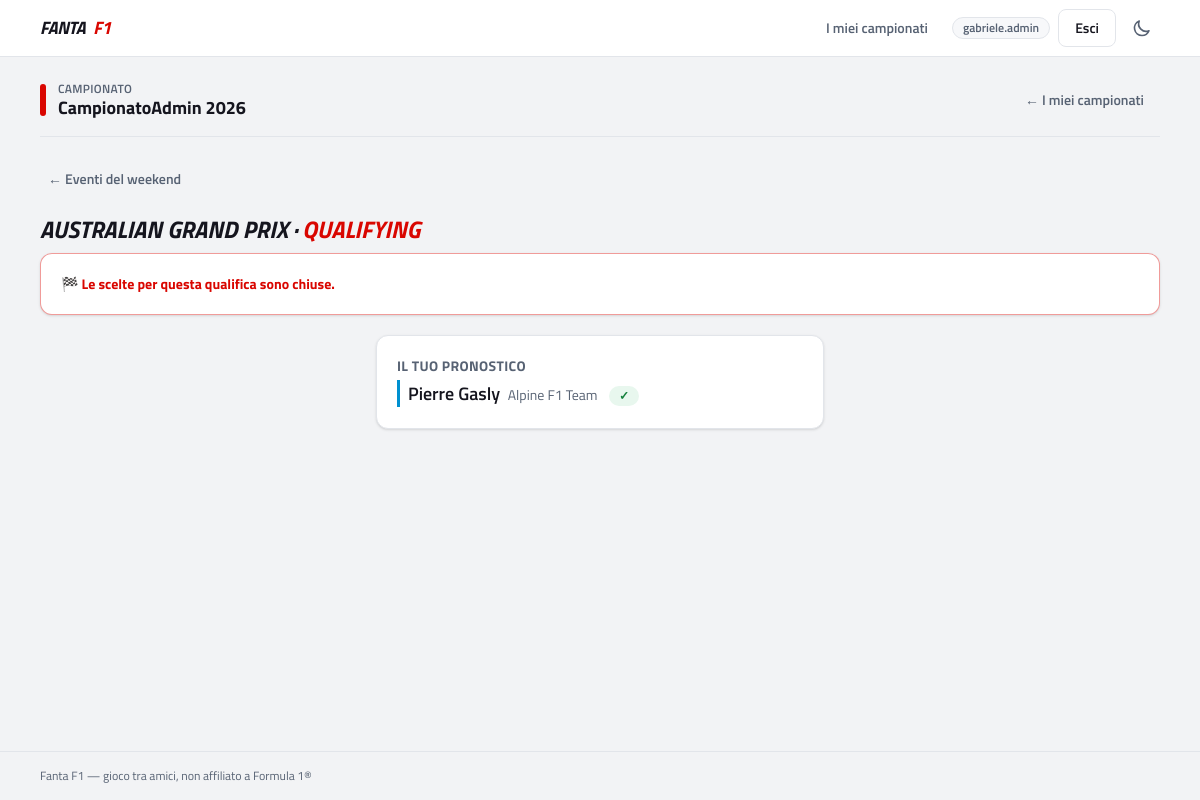
Page /dashboard/championships/2/weekend/49/qualifying/race/33/choice/ (signed in) on the committed database.
### fantaApp/models.py (models this page shows, shortened)
class CustomUser(AbstractUser):
    class UserType(models.TextChoices):
        USER = 'user', 'User'
        PREMIUM = 'premium', 'Premium'
        STAFF = 'staff', 'Staff'
        ADMIN = 'admin', 'Admin'
    user_type = models.CharField(
        max_length=10,
        choices=UserType.choices,
        default=UserType.USER
    )
    email = models.EmailField(unique=True, blank=False, null=False)
    birthday = models.DateField(null=True, blank=True)
    created_at = models.DateTimeField(auto_now_add=True)
    modified_at = models.DateTimeField(null=True, blank=True)
    deleted_at = models.DateTimeField(null=True, blank=True)
    active = models.BooleanField(default=True)
    objects = CustomUserManager()
    from django.db import models

class Championship(models.Model):
    name = models.CharField(max_length=100)
    year = models.IntegerField()
    active = models.BooleanField(default=True)
    is_private = models.BooleanField(default=True)
    created_at = models.DateTimeField(auto_now_add=True)
    class Meta:
        unique_together = [('name', 'year')]

class Weekend(models.Model):
    WEEKEND_TYPES = [
        ('regular', 'Regular Weekend'),
        ('sprint', 'Sprint Weekend')
    ]
    circuit = models.ForeignKey(Circuit, on_delete=models.CASCADE)
    event_name = models.CharField(max_length=100)
    round_number = models.PositiveSmallIntegerField(null=False)
    season = models.PositiveSmallIntegerField(null=False)
    weekend_type = models.CharField(max_length=20, choices = WEEKEND_TYPES, default='regular')
    fp1_start = models.DateTimeField(null=True, blank=True)
    fp2_start = models.DateTimeField(null=True, blank=True)
    fp3_start = models.DateTimeField(null=True, blank=True)
    sprint_start = models.DateTimeField(null=True, blank=True)
    sprint_qualifying_start = models.DateTimeField(null=True, blank=True)
    qualifying_start = models.DateTimeField(null=True, blank=True)
    race_start = models.DateTimeField(null=True, blank=True)
    created_at = models.DateTimeField(auto_now_add=True)
    modified_at = models.DateTimeField(auto_now=True)
    deleted_at = models.DateTimeField(null=True, blank=True)
    class Meta:
        ordering = ['season', 'round_number']
        unique_together = ('season', 'round_number')

class AbstractPlayerChoice(models.Model):
    player = models.ForeignKey(ChampionshipPlayer, on_delete=models.CASCADE)
    driver = models.ForeignKey(Driver, on_delete=models.PROTECT)
    created_at = models.DateTimeField(auto_now_add=True)
    class Meta:
        abstract = True
        indexes = [models.Index(fields=["player", "driver"])]

class PlayerQualifyingChoice(AbstractPlayerChoice):
    qualifying = models.ForeignKey(Qualifying, on_delete=models.CASCADE)
    class Meta(AbstractPlayerChoice.Meta):
        unique_together = [("player", "qualifying")]

class Driver(models.Model):
    first_name = models.CharField(max_length=50)
    last_name = models.CharField(max_length=50)
    number = models.PositiveSmallIntegerField(null=True, blank=True)
    short_name = models.CharField(max_length=3)
    team = models.ForeignKey('Team', on_delete=models.CASCADE)
    season = models.PositiveSmallIntegerField()
    api_id = models.CharField(max_length=50,unique= True)
    created_at = models.DateTimeField(auto_now_add=True)
    modified_at = models.DateTimeField(auto_now=True)
    deleted_at = models.DateTimeField(null=True, blank=True)
    active = models.BooleanField(default=True)
    is_valid = models.BooleanField(default=True)
    class Meta:
        ordering = ['team__name', 'first_name'] #serve a far tornare sempre i piloti in ordine alfabetico, raggruppati per squadra
        unique_together = ('number', 'season')

class Team(models.Model):
    name = models.CharField(max_length=50)
    short_name = models.CharField(max_length=3)
    api_id = models.CharField(max_length=50,unique= True)
    nationality = models.CharField(max_length=50)
    created_at = models.DateTimeField(auto_now_add=True)
    modified_at = models.DateTimeField(auto_now=True)
    deleted_at = models.DateTimeField(null=True, blank=True)
    active = models.BooleanField(default=True)
    class Meta:
        ordering = ['name'] #serve a far tornare sempre i piloti in ordine alfabetico

### fantaApp/views/weekend.py (the view)
@login_required
def race_qualifying_choice(request, championship_id, weekend_id, event_id):
    champ, weekend, player = _base_context(request, championship_id, weekend_id)
    if weekend.weekend_type == 'regular':
        return regular_weekend_race_qualifying_choice(request, player, champ, weekend, event_id)
    elif weekend.weekend_type == 'sprint':
        return sprint_weekend_race_qualifying_choice(request, player, champ, weekend, event_id)

### fantaApp/services/helper.py (called while the page is built)
def event_start(event):
    if isinstance(event, Qualifying):
        return getattr(
            event.weekend,
            "sprint_qualifying_start" if event.type == "sprint" else "qualifying_start",
            None,
        )
    else:  # Race
        return getattr(
            event.weekend,
            "sprint_start" if event.type == "sprint" else "race_start",
            None,
        )

def _event_has_started(event) -> bool:
    start = event_start(event)
    if not start:
        return False
    if timezone.is_naive(start):
        start = timezone.make_aware(start, timezone.utc)
    return timezone.now() >= start

### fantaApp/views/weekend.py (called while the page is built)
def _base_context(request, championship_id: int, weekend_id: int):
    championship = get_object_or_404(Championship, pk=championship_id)
    weekend      = get_object_or_404(Weekend, pk=weekend_id)
    player       = request.user.championshipplayer_set.get(championship=championship)
    return championship, weekend, player

### fantaApp/templates/fantaApp/regular_race_qualifying_choice.html (shortened to what this page needs)
{% extends 'fantaApp/championship_flow_base.html' %}
{% block championship_content %}
<a href="{% url 'weekend_details' championship.id weekend.id %}" class="btn-ghost mb-4 -ml-2 text-sm">← Eventi del weekend</a>
<h2 class="mb-2 text-2xl font-black uppercase italic">{{ weekend.event_name }} · <span class="text-accent">Qualifying</span></h2>
{% if event_started %}
  <div class="card-pad mb-5 border-accent/40">
    <p class="text-sm font-bold text-accent">🏁 Le scelte per questa qualifica sono chiuse.</p>
  </div>
{% else %}
  <p class="mb-5 text-sm text-muted">
    <strong class="text-ink">Regole:</strong> pronostica il pilota che farà la pole position.
  </p>
{% endif %}
<div class="mx-auto max-w-md">
  {% if event_started %}
    <div class="card-pad">
      <p class="mb-1 text-sm font-bold uppercase tracking-wide text-muted">Il tuo pronostico</p>
      {% if existing %}
        <p class="team-{{ existing.driver.team.short_name|slugify }}">
          <span class="team-chip text-lg">{{ existing.driver.first_name }} {{ existing.driver.last_name }}</span>
          <span class="ml-1 text-sm text-muted">{{ existing.driver.team.name }}</span>
          <span class="badge-ok ml-2">✓</span>
        </p>
      {% else %}
        <p class="text-sm text-muted">Nessun pronostico effettuato.</p>
      {% endif %}
    </div>
  {% endif %}
</div>
{% endblock %}

### fantaApp/templates/fantaApp/championship_flow_base.html
{% extends "fantaApp/base.html" %}
{% block content %}
<div class="mb-6 flex flex-wrap items-center justify-between gap-3 border-b border-line pb-4">
  <div class="flex items-center gap-3">
    <span class="h-8 w-1.5 rounded-full bg-accent"></span>
    <div>
      <p class="text-xs font-semibold uppercase tracking-wide text-muted">Campionato</p>
      <h1 class="text-lg font-bold leading-tight">
        {% block championship_banner_link %}
          <a href="{% url 'championship_dashboard' championship.id %}" class="hover:text-accent">
            {{ championship.name }} {{ championship.year }}
          </a>
        {% endblock %}
      </h1>
    </div>
  </div>
  <a href="{% url 'user_dashboard' %}" class="btn-ghost text-sm">← I miei campionati</a>
</div>
{% block championship_content %}{% endblock %}
{% endblock %}

### fantaApp/templates/fantaApp/base.html (shortened to what this page needs)
{% load static %}
<!doctype html>
<html lang="it">
  <head>
    <link rel="stylesheet" href="{% static 'fantaApp/css/main.css' %}" />
  </head>
  <body class="flex min-h-screen flex-col">
    <header class="sticky top-0 z-40 border-b border-line bg-surface/95 backdrop-blur">
      <nav class="mx-auto flex h-14 max-w-6xl items-center justify-between gap-4 px-4">
        <a href="{% url 'home' %}" class="flex items-center gap-2 text-lg font-black uppercase italic tracking-tight">
          Fanta<span class="text-accent">F1</span>
        </a>
        <div class="flex items-center gap-2">
          <div id="nav-menu" class="hidden absolute left-0 right-0 top-14 flex-col gap-1 border-b border-line bg-surface p-3 sm:static sm:flex sm:flex-row sm:items-center sm:gap-2 sm:border-0 sm:bg-transparent sm:p-0">
            {% if user.is_authenticated %}
              <a href="{% url 'user_dashboard' %}" class="btn-ghost">I miei campionati</a>
              <span class="badge-muted hidden sm:inline-flex" title="Utente connesso">{{ user.username }}</span>
              <form method="post" action="{% url 'logout' %}" class="contents">
                <button type="submit" class="btn-secondary">Esci</button>
              </form>
            {% else %}
              <a href="{% url 'login' %}" class="btn-ghost">Accedi</a>
              <a href="{% url 'register' %}" class="btn-primary">Registrati</a>
            {% endif %}
          </div>
          <button id="theme-toggle" type="button" class="btn-ghost !px-2" aria-label="Cambia tema chiaro/scuro">
            <svg class="h-5 w-5 dark:hidden" fill="none" viewBox="0 0 24 24" stroke="currentColor" stroke-width="2">
              <path stroke-linecap="round" stroke-linejoin="round" d="M20.354 15.354A9 9 0 018.646 3.646 9.003 9.003 0 0012 21a9.003 9.003 0 008.354-5.646z" />
            </svg>
          </button>
        </div>
      </nav>
    </header>
    <main class="mx-auto w-full max-w-6xl flex-1 px-4 py-6">
      {% block content %}{% endblock %}
    </main>
    <footer class="border-t border-line py-4">
      <p class="mx-auto max-w-6xl px-4 text-xs text-muted">
        Fanta F1 — gioco tra amici, non affiliato a Formula 1&reg;
      </p>
    </footer>
  </body>
</html>

### fantaApp/static/fantaApp/css/main.css (style rules this page uses)
:root { --bg-base:#f2f3f5;--bg-surface:#fff;--bg-surface-2:#f7f8fa;--text-ink:#15151e;--text-muted:#576273;--border-line:#e2e5ea;--accent:#d90600;--accent-strong:#b80500;--accent-soft:#fdecec;--ok:#15803d;--ok-soft:#e8f7ee;--warn:#b45309;--warn-soft:#fdf3e3 }
.team-alp { --team:#0090d0 }

### rows in the picture
CustomUser: username "gabriele.admin"
Championship: name "CampionatoAdmin", year "2026"
Weekend: event_name "AUSTRALIAN GRAND PRIX"
PlayerQualifyingChoice: driver.first_name "Pierre", driver.last_name "Gasly", driver.team.name "Alpine F1 Team"
